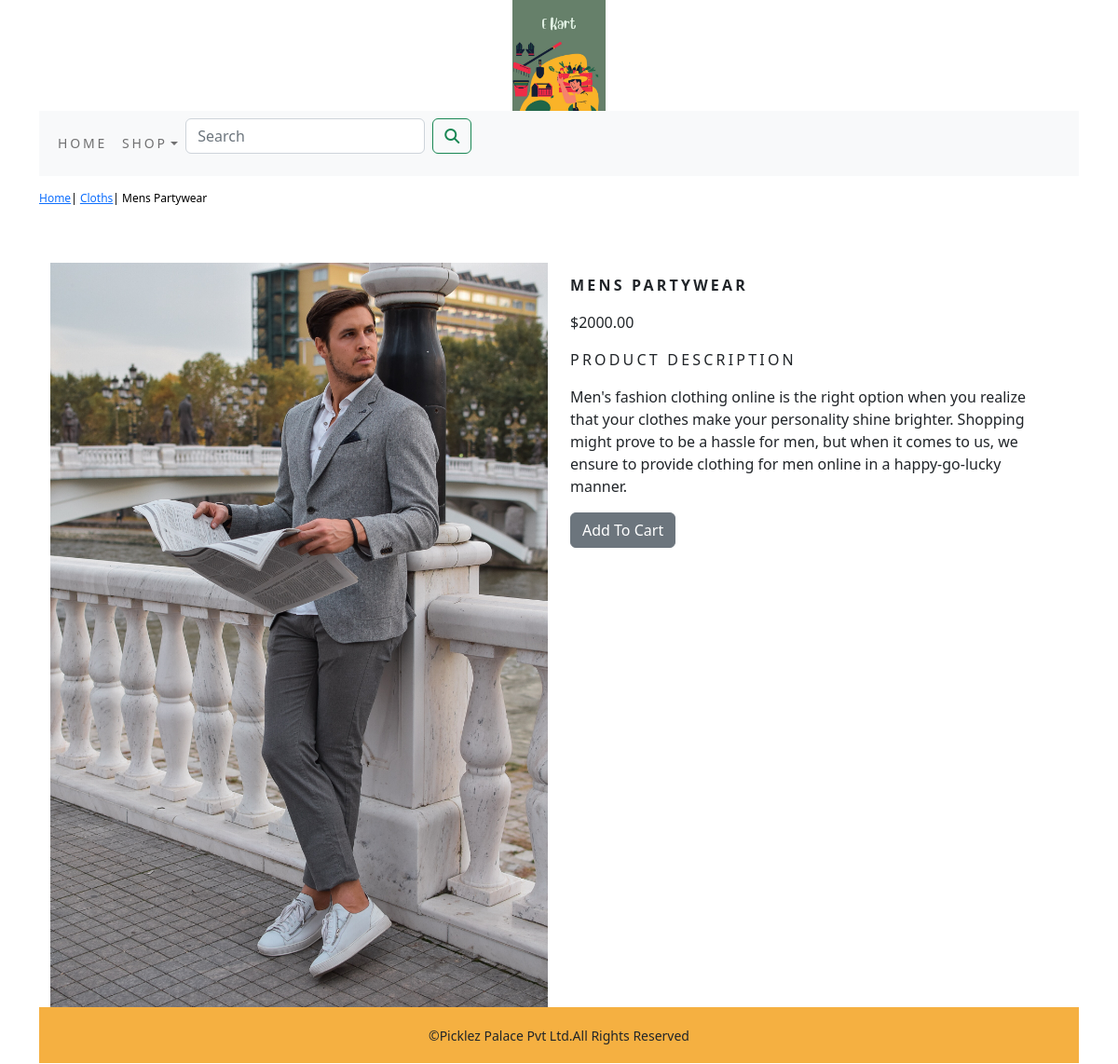
Page /shop/cloths/mens-partywear/ on the committed database.
### shopapp/models.py (models this page shows, shortened)
class Product(models.Model):
    name = models.CharField(max_length=250, unique=True)
    slug = models.SlugField(max_length=250, unique=True)
    desc = models.TextField()
    price=models.DecimalField(max_digits=10,decimal_places=2)
    category=models.ForeignKey(Category,on_delete=models.CASCADE)
    img = models.ImageField(upload_to='product', blank=True)
    stock=models.IntegerField()
    available=models.BooleanField(default=True)
    created=models.DateTimeField(auto_now_add=True)
    updated=models.DateTimeField(auto_now=True)
    class Meta:
        ordering = ('name',)
        verbose_name = 'product'
        verbose_name_plural = 'products'

class Category(models.Model):
    name=models.CharField(max_length=250,unique=True)
    slug=models.SlugField(max_length=250,unique=True)
    desc=models.TextField()
    img=models.ImageField(upload_to='category',blank=True)
    class Meta:
        ordering=('name',)
        verbose_name='category'
        verbose_name_plural='categories'
    def get_url(self):
        return reverse('shopapp:products_by_category',args=[self.slug])
    def __str__(self):
        return '{}'.format(self.name)

### shopapp/views.py (the view)
# urls.py: path('<slug:c_slug>/<slug:product_slug>/',views.ProDetail,name='ProCatDetail'),
def ProDetail(request,c_slug,product_slug):
    try:
        product=Product.objects.get(category__slug=c_slug,slug=product_slug)
    except Exception as e:
        raise e
    return render(request,'product.html',{'product':product})

### cart/context_processors.py (called while the page is built)
def counter(request):
    item_count=0
    if 'admin' in request.path:
        return {}
    else:
        try:
            cart=Cart.objects.filter(cart_id=_cart_id(request))
            cart_items=CartItems.objects.all().filter(cart=cart[:1])
            for items in cart_items:
                item_count += items.quantity
        except Cart.DoesNotExist:
            item_count=0
    return dict(item_count=item_count)

### cart/views.py (called while the page is built)
def _cart_id(request):
    cart=request.session.session_key
    if not cart:
        cart=request.session.create()
    return cart

### shopapp/context_processors.py (called while the page is built)
def menu_links(request):
    links=Category.objects.all()
    return dict(links=links)

### templates/product.html (shortened to what this page needs)
{% extends 'base.html' %}
{% load static %}
{% block content %}
<div class="row my_prod_row_class ">
  <div class="mx_auto">
    <p>
      <a href="{% url 'shopapp:allProdCat' %}">Home</a>|
      <a href="{{product.category.get_url}}">{{product.category}}</a>|
      {{product.name}}
    </p>
  </div>
</div>
<div class="container">
<br>
<div class="row">
    <div class="col-12 col-sm-12 col-md-12 col-lg-6 text-center">
        <div style="min-width:18rem">
            <img src="{{product.img.url}}" alt="{{product.name}}" width="100%">
        </div>
    </div>
    <div class="col-12 col-sm-12 col-md-12 col-lg-6">
        <h1 class="my_prod_title"><b>{{product.name}}</b></h1>
        <p>${{product.price}}</p>
        <p class="my-title">Product Description</p>
        <p class="text-justify my_prod_text">{{product.desc}}</p>
        {% if product.stock <= 0 %}
            <p class="text-justify my_prod_text"><b>Out of Stock</b></p>
        {% else %}
            <a href="{% url 'cart:addcart' product.id %}" class="btn btn-secondary" >Add To Cart</a>
        {% endif %}
    </div>
</div>
{% endblock %}

### static/css/custom.css (style rules this page uses)
body { font-family:'Roboto',Sans-serif; }
.my-title { font-size:16px; text-transform:uppercase; letter-spacing: .2em; }
.my_prod_row_class { padding-top:15px; padding-bottom:20px; }
.my_prod_row_class .mx_auto { color:#000; font-size:12px; text-decoration:none; }
.my_prod_title { font-size:16px; text-transform:uppercase; letter-spacing: .2em; padding-top:15px; padding-bottom:10px; }
.my_prod_text { padding-right:20px; }

### rows in the picture
Product: category "Cloths", name "Mens Partywear", img (picture), name "MENS PARTYWEAR", price "2000.00", desc "Men's fashion clothing online is the right option when you realize that your clothes make your personality shine brighter. Shopping might prove to be a hassle for men, but when it comes to us, we ensure to provide clothing for men online in a happy-go-lucky manner."
